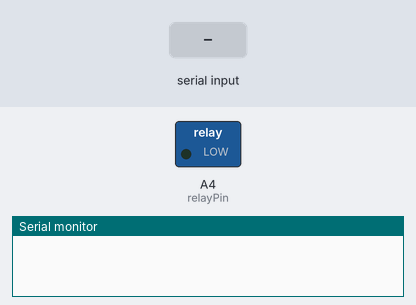
A sketch run on a simulated Arduino Uno, built with avr-gcc and run on an emulated ATmega328P. Shown: switched loads named in the sketch (green lamp = pin HIGH), the last lines printed to the serial monitor. The inputs (shaded band) are chosen by the test bench.

Above: at 1.2 s.
1.3 s: "1" received over Serial
At 1.9 s:
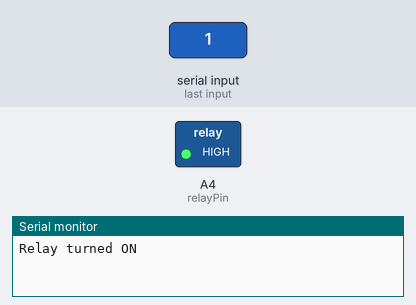
2.8 s: "0" received over Serial
At 4.2 s:
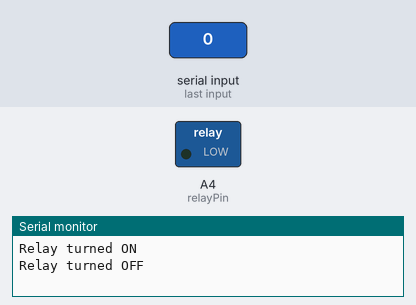
Timing chart, 0 to 5.8 s (numbered marks = the images above; inputs shaded):
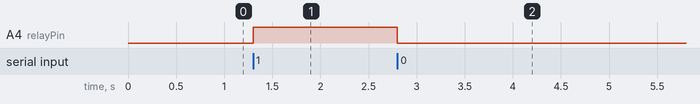

The sketch:

TestRelay.ino
```cpp
const int relayPin = A4;

void setup() {
  pinMode(relayPin, OUTPUT);
  digitalWrite(relayPin, LOW);

  Serial.begin(9600);
}

void loop() {
  if (Serial.available()) {
    char command = Serial.read();
    if (command == '1') {
      digitalWrite(relayPin, HIGH);  // Turn on the relay
      Serial.println("Relay turned ON");
    } else if (command == '0') {
      digitalWrite(relayPin, LOW);   // Turn off the relay
      Serial.println("Relay turned OFF");
    }
  }
}
```

Measured:
- after the input at 1.3 s, A4 (relayPin): LOW → HIGH at once
- after the input at 2.8 s, A4 (relayPin): HIGH → LOW at once
